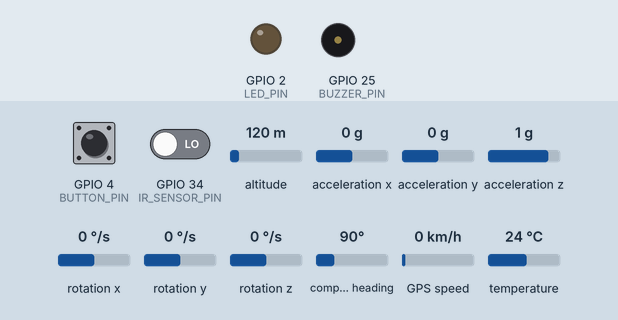
Bench run of a sketch on a simulated ESP32. Parts: output pins drawn as LEDs (lit = HIGH), buzzer (waves = sounding, pin HIGH). Dashed ring = blinking. The test bench sets the inputs (shaded band); at power-on: acceleration x 0 g, GPIO 34 (IR_SENSOR_PIN) LOW, acceleration z 1 g, GPIO 4 (BUTTON_PIN) HIGH, altitude 120 m, acceleration y 0 g, rotation x 0 °/s, rotation y 0 °/s, rotation z 0 °/s, compass heading 90°, GPS speed 0 km/h, temperature 24 °C. The GPS gets a fix after 3 s at 37.7749, -122.4194 with 8 satellites; the modem accepts every AT command (registered, SIM ready, sends succeed) and sends nothing else; what the sketch prints to the serial monitor is not drawn.

Above: at 1.2 s.
1.3 s: acceleration x set to -0.5 g
4.5 s: acceleration x set to -0.8 g
At 5.6 s:
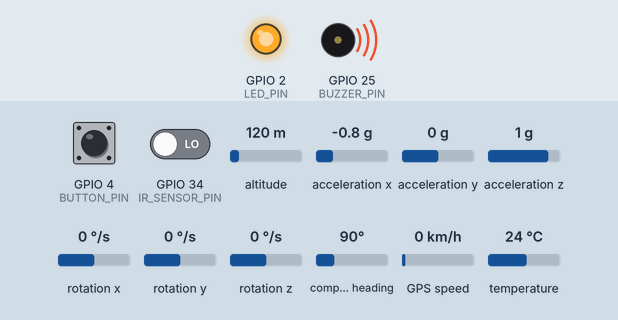
8.6 s: GPIO 34 (IR_SENSOR_PIN) driven HIGH
At 10.5 s:
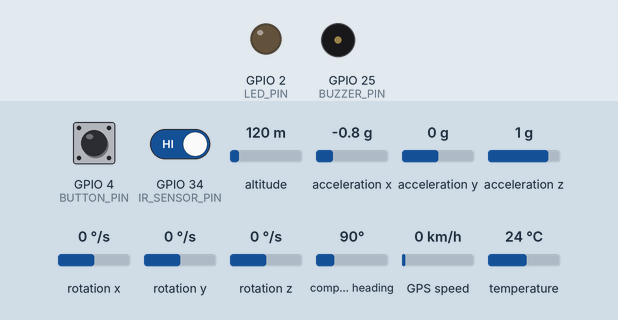
14.6 s: acceleration z set to -0.6 g
16.1 s: acceleration z set to -0.3 g
At 16.6 s:
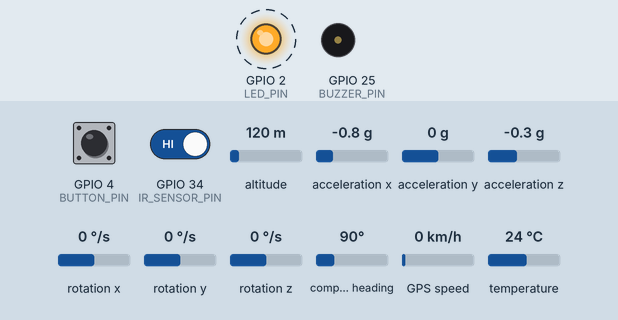
Timing chart, 0 to 21.2 s (numbered marks = the images above; inputs shaded):
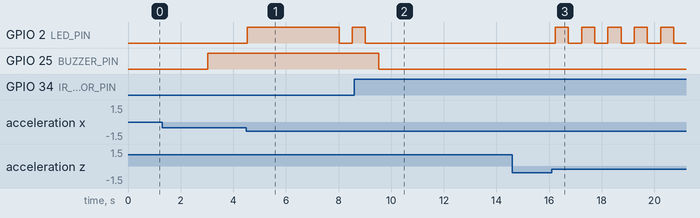

The sketch:

smart_helmet.ino
```cpp
/*
 * smart_helmet.ino — Main sketch (thin orchestrator)
 *
 * This file only handles setup() and loop().
 * All logic lives in the module files:
 *
 *   config.h               — Pins, thresholds, timing constants
 *   gps_handler.h/.cpp     — NEO-6M GPS parsing
 *   sms_handler.h/.cpp     — SIM800L non-blocking SMS sending
 *   fall_detection.h/.cpp  — MPU6050 impact detection + countdown
 *   drowsiness.h/.cpp      — IR sensor eye-closure detection
 *
 * To debug a specific feature, open only its .cpp file.
 * To change pins or thresholds, edit config.h.
 */

#include "config.h"
#include "gps_handler.h"
#include "sms_handler.h"
#include "fall_detection.h"
#include "drowsiness.h"

void setup() {
  Serial.begin(115200);

  // GPIO
  pinMode(BUZZER_PIN,    OUTPUT);
  pinMode(LED_PIN,       OUTPUT);
  pinMode(BUTTON_PIN,    INPUT_PULLUP);
  pinMode(IR_SENSOR_PIN, INPUT);

  digitalWrite(BUZZER_PIN, LOW);
  digitalWrite(LED_PIN,    LOW);

  // Subsystems
  gpsSetup();
  smsSetup();
  fallSetup();

  Serial.println("=== Smart Helmet System Ready ===");
}

void loop() {
  readGPS();           // Feed GPS parser
  checkFall();         // Read MPU6050, detect impact
  handleAlertState();  // Run fall-alert countdown / SMS
  checkDrowsiness();   // Read IR sensor, detect drowsiness
  processSMSQueue();   // Advance non-blocking SMS sending
  updateIndicatorsPriority(); // Apply LED/Buzzer priorities
}
```

drowsiness.cpp
```cpp
/*
 * drowsiness.cpp — IR-sensor drowsiness detection
 *
 * IR sensor output:
 *   LOW  = object detected (eyes closed / IR reflected)
 *   HIGH = no object (eyes open)
 *
 * If eyes stay closed ≥ DROWSY_THRESHOLD_MS (3 s):
 *   → Activate buzzer
 *   → Send SMS (once)
 *
 * When eyes reopen:
 *   → Stop buzzer
 *   → Reset SMS flag (so next event triggers again)
 */

#include "drowsiness.h"
#include "config.h"
#include "gps_handler.h"
#include "sms_handler.h"
#include "fall_detection.h"   // for getFallState() — avoid buzzer conflict

// ─── Internal state ─────────────────────────────────────────────────────────
static unsigned long eyesClosedStart   = 0;
static bool          eyesClosed        = false;
static bool          smsSentDrowsy     = false;
static bool          drowsyBuzzerOn    = false;

// ─── Main check (call every loop) ──────────────────────────────────────────
void checkDrowsiness() {
  unsigned long now = millis();
  bool irDetected = (digitalRead(IR_SENSOR_PIN) == LOW);   // LOW = eyes closed

  if (irDetected) {
    // ── Eyes closed ─────────────────────────────────────────────────────
    if (!eyesClosed) {
      eyesClosed      = true;
      eyesClosedStart = now;
    }

    unsigned long closedDuration = now - eyesClosedStart;

    if (closedDuration >= DROWSY_THRESHOLD_MS) {
      // Activate buzzer
      if (!drowsyBuzzerOn) {
        drowsyBuzzerOn = true;
        Serial.println("[DROWSY] >> Eyes closed too long — buzzer request ON");
      }

      // Send SMS once per event
      if (!smsSentDrowsy) {
        String msg = "Emergency Alert! Drowsiness detected. Location: " + getGPSLocation();
        sendSMS(msg);
        smsSentDrowsy = true;
        Serial.println("[DROWSY] >> SMS queued");
      }
    }

  } else {
    // ── Eyes open ───────────────────────────────────────────────────────
    if (eyesClosed) {
      eyesClosed = false;

      if (drowsyBuzzerOn) {
        drowsyBuzzerOn = false;
        Serial.println("[DROWSY] >> Eyes open — buzzer request OFF");
      }

      // Reset so a NEW drowsy event can trigger again
      smsSentDrowsy = false;
    }
  }
}

bool getDrowsyActive() {
  return drowsyBuzzerOn;
}
```

drowsiness.h
```cpp
/*
 * drowsiness.h — IR-sensor drowsiness detection interface
 */

#ifndef DROWSINESS_H
#define DROWSINESS_H

#include <Arduino.h>

/// Call every loop() iteration to check eye-closure duration
void checkDrowsiness();

/// Returns true if drowsiness alert (buzzer/SMS) is currently active
bool getDrowsyActive();

#endif // DROWSINESS_H
```

fall_detection.cpp
```cpp
/*
 * fall_detection.cpp — MPU6050 fall/impact detection + alert countdown
 *
 * State machine:
 *   FALL_MONITORING  ──(accel > threshold)──▸  FALL_COUNTDOWN
 *   FALL_COUNTDOWN   ──(cancel button)──────▸  FALL_MONITORING
 *   FALL_COUNTDOWN   ──(5 s elapsed)────────▸  FALL_ALERT_SENT  (SMS sent)
 *   FALL_ALERT_SENT  ──(normal accel 2 s)───▸  FALL_MONITORING
 *
 * LED behaviour during COUNTDOWN:
 *   0–3 s : solid ON
 *   3–5 s : blink at 500 ms interval
 */

#include "fall_detection.h"
#include "config.h"
#include "gps_handler.h"
#include "sms_handler.h"
#include <Wire.h>
#include <Adafruit_MPU6050.h>
#include <Adafruit_Sensor.h>
#include <math.h>
#include "drowsiness.h"

// ─── Internal state ─────────────────────────────────────────────────────────
static Adafruit_MPU6050 mpu;

static FallState     fallState          = FALL_MONITORING;
static unsigned long countdownStart     = 0;
static bool          smsSentFall        = false;
static unsigned long lastAccelRead      = 0;
static float         lastTotalAccel     = 0;
static float         lastTiltAngle      = 0;
static bool          tiltWarningActive  = false;

// Reset-to-normal tracking
static unsigned long normalStartTime    = 0;
static bool          normalTimerRunning = false;

// LED blink helper
static bool          ledBlinkOn         = false;
static unsigned long lastBlinkToggle    = 0;

// Debug: avoid printing the same countdown second twice
static unsigned long lastPrintedSec     = 0xFFFFFFFF;

// Tilt blink helper
static bool          tiltLedOn          = false;
static unsigned long lastTiltBlinkToggle = 0;

// ─── Setup ──────────────────────────────────────────────────────────────────
void fallSetup() {
  if (!mpu.begin()) {
    Serial.println("[FALL] ERROR: MPU6050 not found!");
    while (1) { delay(10); }   // halt — sensor is mandatory
  }
  mpu.setAccelerometerRange(MPU6050_RANGE_16_G);
  mpu.setGyroRange(MPU6050_RANGE_500_DEG);
  mpu.setFilterBandwidth(MPU6050_BAND_21_HZ);
  Serial.println("[FALL] MPU6050 initialised");
}

// ─── Read accelerometer (non-blocking, polled) ─────────────────────────────
void checkFall() {
  unsigned long now = millis();
  if (now - lastAccelRead < ACCEL_READ_INTERVAL_MS) return;
  lastAccelRead = now;

  sensors_event_t a, g, temp;
  mpu.getEvent(&a, &g, &temp);

  lastTotalAccel = sqrt(
    a.acceleration.x * a.acceleration.x +
    a.acceleration.y * a.acceleration.y +
    a.acceleration.z * a.acceleration.z
  );

  // Tilt calculation (in degrees)
  // tilt = atan2(ax, sqrt(ay*ay + az*az)) * 180 / PI
  lastTiltAngle = atan2(a.acceleration.x, sqrt(a.acceleration.y * a.acceleration.y + a.acceleration.z * a.acceleration.z)) * 180.0f / M_PI;
  lastTiltAngle = abs(lastTiltAngle); // We want the magnitude (either direction)

  tiltWarningActive = (lastTiltAngle >= TILT_THRESHOLD_DEG);

  // Trigger only in monitoring state
  if (fallState == FALL_MONITORING && lastTotalAccel > IMPACT_THRESHOLD) {
    Serial.println("[FALL] >> Impact detected!");
    fallState          = FALL_COUNTDOWN;
    countdownStart     = now;
    smsSentFall        = false;
    ledBlinkOn         = false;
    normalTimerRunning = false;
    lastPrintedSec     = 0xFFFFFFFF;
  }
}

// ─── Alert state machine ────────────────────────────────────────────────────
void handleAlertState() {
  unsigned long now = millis();

  switch (fallState) {

    // ── COUNTDOWN (5 s) ──────────────────────────────────────────────────
    case FALL_COUNTDOWN: {
      unsigned long elapsed = now - countdownStart;

      // Cancel button
      if (digitalRead(BUTTON_PIN) == LOW) {
        Serial.println("[FALL] >> Alert CANCELLED");
        fallState = FALL_MONITORING;
        return;
      }

      // LED behaviour
      if (elapsed >= LED_BLINK_START_MS) {
        // 3–5 s : blink
        if (now - lastBlinkToggle >= LED_BLINK_INTERVAL_MS) {
          ledBlinkOn = !ledBlinkOn;
          lastBlinkToggle = now;
        }
      }
      // else: LED already solid ON from trigger

      // Countdown expired → send SMS
      if (elapsed >= COUNTDOWN_MS) {
        if (!smsSentFall) {
          String msg = "Emergency Alert! Fall detected. Location: " + getGPSLocation();
          sendSMS(msg);
          smsSentFall = true;
          Serial.println("[FALL] >> SMS queued");
        }
        fallState = FALL_ALERT_SENT;
      }

      // Debug countdown
      unsigned long secLeft = (COUNTDOWN_MS - elapsed) / 1000;
      if (secLeft != lastPrintedSec) {
        lastPrintedSec = secLeft;
        Serial.print("[FALL]    Alert in ");
        Serial.print(secLeft + 1);
        Serial.println("s — press button to cancel");
      }
      break;
    }

    // ── ALERT SENT — wait for normal orientation ─────────────────────────
    case FALL_ALERT_SENT: {
      if (lastTotalAccel < NORMAL_THRESHOLD) {
        if (!normalTimerRunning) {
          normalTimerRunning = true;
          normalStartTime    = now;
        } else if (now - normalStartTime >= NORMAL_HOLD_MS) {
          Serial.println("[FALL] >> Helmet normal — resetting");
          fallState          = FALL_MONITORING;
          smsSentFall        = false;
          normalTimerRunning = false;
        }
      } else {
        normalTimerRunning = false;
      }
      break;
    }

    default:
      break;
  }
}

void updateIndicatorsPriority() {
  unsigned long now = millis();
  bool finalLedState = false;
  bool finalBuzzerState = false;

  // 1. FALL DETECTION (Highest Priority)
  if (fallState == FALL_COUNTDOWN) {
    unsigned long elapsed = now - countdownStart;
    finalBuzzerState = true; // Buzzer solid during countdown
    if (elapsed < LED_BLINK_START_MS) {
      finalLedState = true; // Solid ON 0-3s
    } else {
      // Blink 3-5s
      finalLedState = ledBlinkOn;
    }
  }
  // 2. DROWSINESS (Middle Priority)
  else if (getDrowsyActive()) {
    finalBuzzerState = true;
    finalLedState = false; // Drowsiness doesn't use LED in current spec
  }
  // 3. TILT WARNING (Lowest Priority)
  else if (tiltWarningActive) {
    // Handle tilt blinking timing
    if (now - lastTiltBlinkToggle >= TILT_BLINK_INTERVAL_MS) {
      tiltLedOn = !tiltLedOn;
      lastTiltBlinkToggle = now;
    }
    finalLedState = tiltLedOn;
    finalBuzzerState = false;
  }
  else {
    // Normal state
    finalLedState = false;
    finalBuzzerState = false;
  }

  // Apply to pins
  digitalWrite(LED_PIN,    finalLedState ? HIGH : LOW);
  digitalWrite(BUZZER_PIN, finalBuzzerState ? HIGH : LOW);
}

// ─── Public query ───────────────────────────────────────────────────────────
FallState getFallState() {
  return fallState;
}

float getTiltAngle() {
  return lastTiltAngle;
}

bool getTiltWarningActive() {
  return tiltWarningActive;
}
```

fall_detection.h
```cpp
/*
 * fall_detection.h — MPU6050 fall/impact detection interface
 */

#ifndef FALL_DETECTION_H
#define FALL_DETECTION_H

#include <Arduino.h>

/// Possible states of the fall-detection state machine
enum FallState {
  FALL_MONITORING,     // Normal — watching for impact
  FALL_COUNTDOWN,      // Impact detected — countdown running
  FALL_ALERT_SENT      // SMS sent — waiting for helmet to return to normal
};

/// Call once in setup() to initialise MPU6050
void fallSetup();

/// Read accelerometer periodically and detect impact (call every loop)
void checkFall();

/// Run the countdown / LED-blink / SMS state machine (call every loop)
void handleAlertState();

/// Returns the current fall-detection state
FallState getFallState();

/// Call at the end of loop() to update LED and Buzzer based on priorities
void updateIndicatorsPriority();

/// Returns the current calculated tilt angle (degrees)
float getTiltAngle();

/// Returns true if tilt warning (>= 60 deg) is active
bool getTiltWarningActive();

#endif // FALL_DETECTION_H
```

gps_handler.cpp
```cpp
/*
 * gps_handler.cpp — NEO-6M GPS reading & location formatting
 *
 * Uses UART1 and TinyGPS++ to parse NMEA sentences.
 */

#include "gps_handler.h"
#include "config.h"
#include <TinyGPS++.h>
#include <HardwareSerial.h>

static TinyGPSPlus gps;
static HardwareSerial gpsSerial(1);  // UART1

void gpsSetup() {
  gpsSerial.begin(9600, SERIAL_8N1, GPS_RX_PIN, GPS_TX_PIN);
}

void readGPS() {
  while (gpsSerial.available()) {
    gps.encode(gpsSerial.read());
  }
}

String getGPSLocation() {
  if (gps.location.isValid()) {
    return String(gps.location.lat(), 6) + ", " + String(gps.location.lng(), 6);
  }
  return "GPS not available";
}
```

gps_handler.h
```cpp
/*
 * gps_handler.h — GPS module interface
 */

#ifndef GPS_HANDLER_H
#define GPS_HANDLER_H

#include <Arduino.h>

/// Call once in setup() to initialise GPS UART
void gpsSetup();

/// Call every loop() iteration to feed bytes to TinyGPS++ parser
void readGPS();

/// Returns "lat, lng" string or "GPS not available"
String getGPSLocation();

#endif // GPS_HANDLER_H
```

sms_handler.cpp
```cpp
/*
 * sms_handler.cpp — Non-blocking SMS sending via SIM800L
 *
 * Uses a 4-step state machine to send AT commands with timed gaps
 * so that loop() is never blocked.
 *
 * Step 0: AT+CMGF=1           (text mode)       — wait 1 s
 * Step 1: AT+CMGS="<number>"  (recipient)        — wait 1 s
 * Step 2: <message body>                          — wait 500 ms
 * Step 3: Ctrl+Z (0x1A)       (send)             — wait 3 s
 */

#include "sms_handler.h"
#include "config.h"
#include <HardwareSerial.h>

static HardwareSerial gsmSerial(2);  // UART2

static bool          smsSending      = false;
static int           smsStep         = 0;
static unsigned long smsStepTime     = 0;
static String        smsPendingMsg   = "";

// ─── Setup ──────────────────────────────────────────────────────────────────
void smsSetup() {
  gsmSerial.begin(9600, SERIAL_8N1, GSM_RX_PIN, GSM_TX_PIN);
}

// ─── Queue a message ────────────────────────────────────────────────────────
void sendSMS(const String& message) {
  if (smsSending) {
    Serial.println("   [SMS] Busy — dropped: " + message);
    return;
  }
  smsPendingMsg = message;
  smsSending    = true;
  smsStep       = 0;
  smsStepTime   = millis();

  gsmSerial.println("AT+CMGF=1");
  Serial.println("   [SMS] Step 0 → AT+CMGF=1");
}

// ─── Advance state machine (call every loop) ───────────────────────────────
void processSMSQueue() {
  if (!smsSending) return;

  unsigned long now = millis();

  switch (smsStep) {

    case 0:   // wait 1 s after CMGF
      if (now - smsStepTime >= 1000) {
        gsmSerial.println(String("AT+CMGS=\"") + PHONE_NUMBER + "\"");
        Serial.println("   [SMS] Step 1 → AT+CMGS");
        smsStep     = 1;
        smsStepTime = now;
      }
      break;

    case 1:   // wait 1 s for prompt, send body
      if (now - smsStepTime >= 1000) {
        gsmSerial.print(smsPendingMsg);
        Serial.println("   [SMS] Step 2 → body");
        smsStep     = 2;
        smsStepTime = now;
      }
      break;

    case 2:   // wait 500 ms, send Ctrl+Z
      if (now - smsStepTime >= 500) {
        gsmSerial.write(26);
        Serial.println("   [SMS] Step 3 → Ctrl+Z");
        smsStep     = 3;
        smsStepTime = now;
      }
      break;

    case 3:   // wait 3 s for network, done
      if (now - smsStepTime >= 3000) {
        Serial.println("   [SMS] ✓ Sent!");
        smsSending    = false;
        smsStep       = 0;
        smsPendingMsg = "";
      }
      break;
  }
}

// ─── Status query ───────────────────────────────────────────────────────────
bool isSMSSending() {
  return smsSending;
}
```

sms_handler.h
```cpp
/*
 * sms_handler.h — SIM800L SMS sending interface
 */

#ifndef SMS_HANDLER_H
#define SMS_HANDLER_H

#include <Arduino.h>

/// Call once in setup() to initialise GSM UART
void smsSetup();

/// Queue an SMS for non-blocking sending. If already sending, the message is dropped.
void sendSMS(const String& message);

/// Call every loop() iteration to advance the AT-command state machine
void processSMSQueue();

/// Returns true if an SMS is currently being sent
bool isSMSSending();

#endif // SMS_HANDLER_H
```

config.h
```cpp
/*
 * config.h — Pin definitions, thresholds, and timing constants
 *
 * Edit this file to match your wiring and tuning preferences.
 * Every other file includes this, so changes propagate everywhere.
 */

#ifndef CONFIG_H
#define CONFIG_H

// ─── Pin Definitions ────────────────────────────────────────────────────────
#define BUZZER_PIN      25
#define LED_PIN         2
#define BUTTON_PIN      4
#define IR_SENSOR_PIN   34    // Input-only GPIO — confirm your wiring

// UART pins
#define GPS_RX_PIN      16
#define GPS_TX_PIN      17
#define GSM_RX_PIN      26
#define GSM_TX_PIN      27

// ─── Phone Number ───────────────────────────────────────────────────────────
// Replace with the real emergency contact number (include country code)
#define PHONE_NUMBER    "+918891246434"

// ─── Fall Detection Thresholds ──────────────────────────────────────────────
#define IMPACT_THRESHOLD       11.5f   // m/s² — total accel to trigger fall (tested at 11-12)
#define NORMAL_THRESHOLD       12.0f   // m/s² — below this = "normal" orientation
#define TILT_THRESHOLD_DEG     60.0f   // Angle in degrees to trigger tilt warning

// ─── Timing (milliseconds) ─────────────────────────────────────────────────
#define COUNTDOWN_MS           5000UL  // Full alert countdown duration
#define LED_BLINK_START_MS     3000UL  // LED starts blinking at this point into countdown
#define LED_BLINK_INTERVAL_MS  500UL   // LED on/off toggle interval
#define TILT_BLINK_INTERVAL_MS 500UL   // LED toggle interval for tilt warning
#define NORMAL_HOLD_MS         2000UL  // Sustained normal accel before reset
#define DROWSY_THRESHOLD_MS    3000UL  // Eyes closed this long = drowsy
#define ACCEL_READ_INTERVAL_MS 300UL   // MPU6050 polling interval

#endif // CONFIG_H
```

Measured:
- the behaviour switches between -0.6 and -0.7 g on acceleration x (found by bisection; images 0 and 1)
- after the input at 4.5 s, GPIO 2 (LED_PIN): LOW → HIGH at once, → LOW 3.5 s later, → HIGH 0.50 s later
- after the input at 8.6 s, GPIO 25 (BUZZER_PIN): HIGH → LOW after 0.92 s
- after the input at 14.6 s, every drawn part: stays the same
- after the input at 16.1 s, GPIO 2 (LED_PIN): alternates HIGH for 0.50 s and LOW for 0.50 s, starting after 0.13 s
